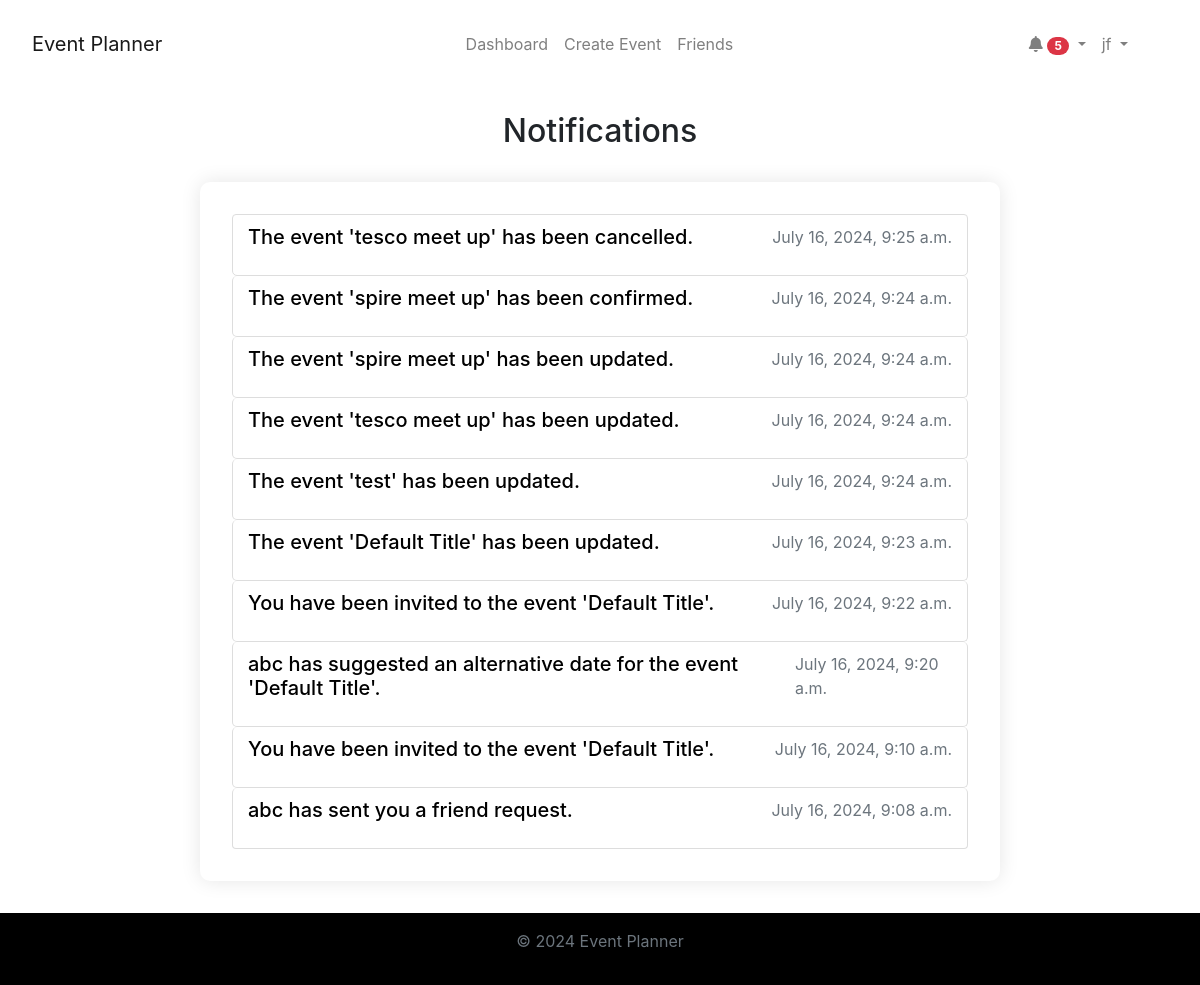
Before: /notifications/ (signed in) with the older database file.
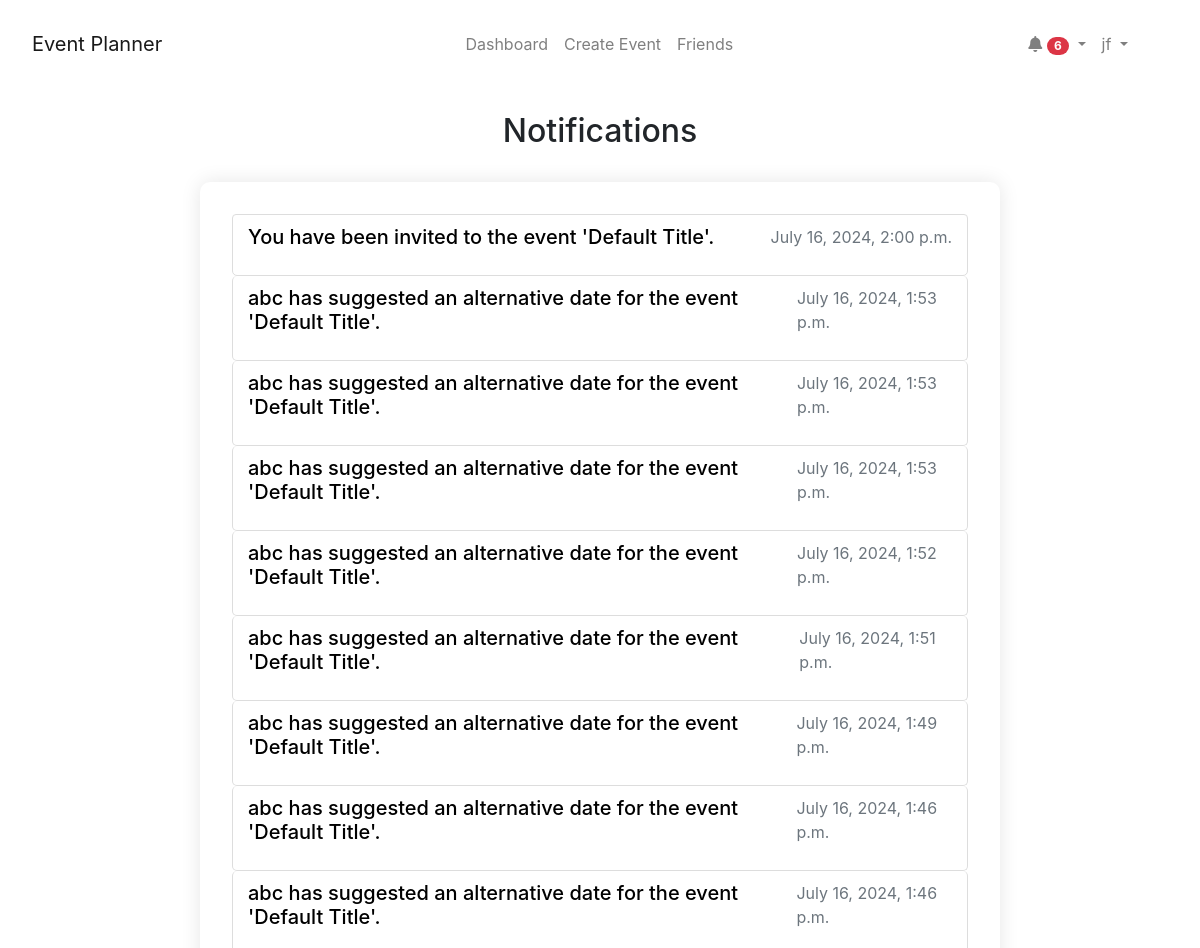
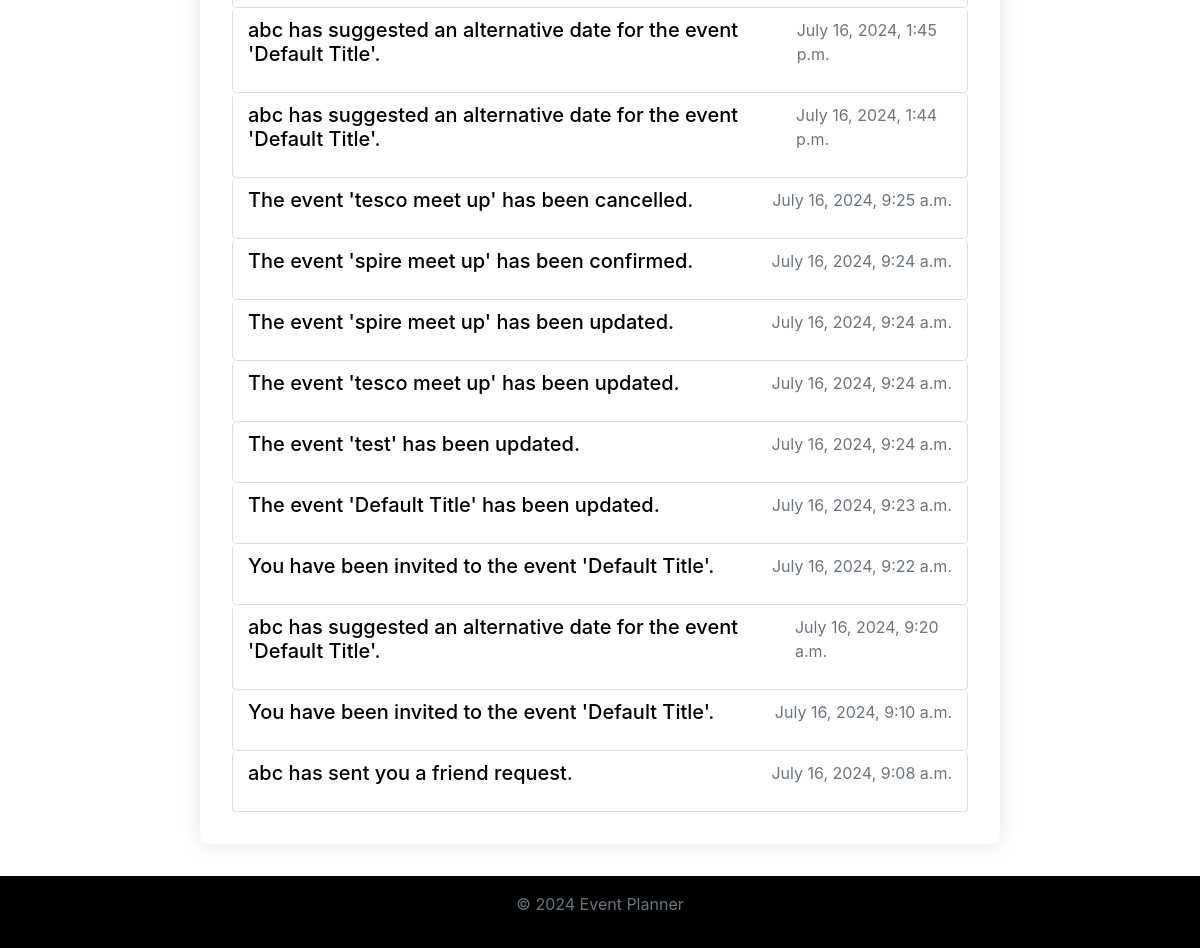
After: the same page with the newer database file (2 pictures, top to bottom).
### notifications/models.py (models this page shows, shortened)
class Notification(models.Model):
    NOTIFICATION_TYPES = [
        ("event_created", "Event Created"),
        ("event_updated", "Event Updated"),
        ("event_cancelled", "Event Cancelled"),
        ("invitation_response", "Invitation Response"),
        ("suggested_alternate_date", "Suggested Alternate Date"),
        ("event_confirmed", "Event Confirmed"),
        ("friend_request_received", "Friend Request Received"),
    ]
    user = models.ForeignKey(User, on_delete=models.CASCADE)
    event = models.ForeignKey(
        Event, on_delete=models.CASCADE, null=True, blank=True
    )
    type = models.CharField(max_length=50, choices=NOTIFICATION_TYPES)
    message = models.TextField()
    created_at = models.DateTimeField(auto_now_add=True)
    read = models.BooleanField(default=False)
    url = models.URLField(default="/")

### notifications/views.py (the view)
# urls.py: path("", views.notifications, name="notifications"),
@login_required
def notifications(request):
    notifications = Notification.objects.filter(user=request.user).order_by(
        "-created_at"
    )
    context = {"notifications": notifications}
    return render(request, "notifications/notifications.html", context)

### accounts/context_processors.py (called while the page is built)
def google_api_key(request):
    return {"GOOGLE_API_KEY": os.getenv("GOOGLE_API_KEY")}

### notifications/context_processors.py (called while the page is built)
def notifications(request):
    if request.user.is_authenticated:
        all_unread_notifications = Notification.objects.filter(
            user=request.user, read=False
        ).order_by("-created_at")
        unread_count = all_unread_notifications.count()
        recent_unread_notifications = all_unread_notifications[:8]
        return {
            "recent_unread_notifications": recent_unread_notifications,
            "unread_count": unread_count,
        }
    return {}

### templates/notifications/notifications.html (shortened to what this page needs)
{% extends 'base.html' %}
{% block content %}
<div class="container">
    <h2 class="text-center mt-4 mb-4">Notifications</h2>
    <div class="notifications-list">
        <ul class="list-group">
            {% for notification in notifications %}
                <li class="list-group-item">
                    {% if notification.type == 'friend_request_received' %}
                        <a href="{% url 'friends_page' %}" class="notification-link">
                            <h5 class="notification-title">{{ notification.message }}</h5>
                            <p class="notification-time text-muted">{{ notification.created_at|date:"F j, Y, g:i a" }}</p>
                        </a>
                    {% else %}
                        <a href="{% url 'mark_notification_read' notification.id %}" class="notification-link">
                            <h5 class="notification-title">{{ notification.message }}</h5>
                            <p class="notification-time text-muted">{{ notification.created_at|date:"F j, Y, g:i a" }}</p>
                        </a>
                    {% endif %}
                </li>
            {% endfor %}
        </ul>
    </div>
</div>
{% endblock %}

### templates/base.html (shortened to what this page needs)
<!DOCTYPE html>
<html lang="en">
<head>
    {% load static %}
    <link rel="stylesheet" href="{% static 'css/styles.css' %}">
    <link rel="stylesheet" href="https://stackpath.bootstrapcdn.com/bootstrap/4.5.2/css/bootstrap.min.css">
    <link rel="stylesheet" href="https://cdnjs.cloudflare.com/ajax/libs/font-awesome/5.15.4/css/all.min.css">
    <link rel="stylesheet" href="https://cdnjs.cloudflare.com/ajax/libs/fullcalendar/3.10.2/fullcalendar.min.css" />
</head>
<body class="c-app">
    <header class="c-header c-header-light c-header-fixed">
        <nav class="navbar navbar-expand-lg navbar-light">
            <a class="navbar-brand" href="{% url 'home' %}">Event Planner</a>
            <div class="collapse navbar-collapse" id="navbarSupportedContent">
                <ul class="navbar-nav ml-auto">
                    {% if user.is_authenticated %}
                        <li class="nav-item {% if request.resolver_match.url_name == 'dashboard' %}active{% endif %}">
                            <a class="nav-link" href="{% url 'dashboard' %}">Dashboard</a>
                        </li>
                        <li class="nav-item {% if request.resolver_match.url_name == 'create_event' %}active{% endif %}">
                            <a class="nav-link" href="{% url 'create_event' %}">Create Event</a>
                        </li>
                        <li class="nav-item {% if request.resolver_match.url_name == 'friends_page' %}active{% endif %}">
                            <a class="nav-link" href="{% url 'friends_page' %}">Friends</a>
                        </li>
                    {% endif %}
                </ul>
                {% if user.is_authenticated %}
                    <ul class="navbar-nav ml-auto">
                        <li class="nav-item dropdown">
                            <a class="nav-link dropdown-toggle" href="#" id="navbarDropdown" role="button" data-toggle="dropdown"
                                aria-haspopup="true" aria-expanded="false">
                                <i class="fas fa-bell"></i>
                                {% if unread_count > 0 %}
                                    <span class="badge badge-pill badge-danger">{{ unread_count }}</span>
                                {% endif %}
                            </a>
                        </li>
                        <li class="nav-item dropdown">
                            <div class="dropdown">
                                <a class="nav-link dropdown-toggle" href="#" id="profileLink" role="button" data-toggle="dropdown" aria-haspopup="true" aria-expanded="false">
                                    {{ user.username }}
                                </a>
                            </div>
                        </li>
                    </ul>
                {% endif %}
            </div>
        </nav>
    </header>
    <main class="c-main">
        <div class="container-fluid">
            <div class="fade-in">
                {% block content %}{% endblock %}
            </div>
        </div>
    </main>
    <footer class="footer mt-auto py-3">
        <div class="container text-center">
            <p class="text-muted">&copy; 2024 Event Planner</p>
        </div>
    </footer>
</body>
</html>

### static/css/styles.css (style rules this page uses)
* { box-sizing: border-box; }
body { margin: 0; padding: 0; font-family: Arial, sans-serif; background-color: #676767; display: flex; flex-direction: column; min-height: 100vh; }
header, #calendar { background-color: #fff; }
header { padding: 1rem; color: #fff; }
.navbar, .notification-dropdown .notification-item { display: flex; justify-content: space-between; align-items: center; }
footer { text-align: center; padding: 1rem; background-color: #000; position: relative; bottom: 0; width: 100%; color: #fff; }
.notifications-list { background-color: #fff; padding: 2rem; border-radius: 10px; box-shadow: 0 0 20px rgba(0, 0, 0, .1); width: 80%; max-width: 800px; margin: 2rem auto; color: #333; }
.notifications-list ul { list-style-type: none; padding: 0; }
.notifications-list ul li { padding: 10px 15px; border: 1px solid #ddd; border-radius: 5px; transition: background-color .3s; }
.notifications-list ul li .notification-link { text-decoration: none; color: #000; display: flex; justify-content: space-between; }
#profileLink, .profile-dropdown { margin-right: 2rem; }

Changed rows visible on the page:
added Notification: message "You have been invited to the event 'Default Title'.", created_at "July 16, 2024, 2:00 p.m."
added Notification: message "abc has suggested an alternative date for the event 'Default Title'.", created_at "July 16, 2024, 1:53 p.m."
added Notification: message "abc has suggested an alternative date for the event 'Default Title'.", created_at "July 16, 2024, 1:53 p.m."
added Notification: message "abc has suggested an alternative date for the event 'Default Title'.", created_at "July 16, 2024, 1:53 p.m."
added Notification: message "abc has suggested an alternative date for the event 'Default Title'.", created_at "July 16, 2024, 1:52 p.m."
added Notification: message "abc has suggested an alternative date for the event 'Default Title'.", created_at "July 16, 2024, 1:51 p.m."
added Notification: message "abc has suggested an alternative date for the event 'Default Title'.", created_at "July 16, 2024, 1:49 p.m."
added Notification: message "abc has suggested an alternative date for the event 'Default Title'.", created_at "July 16, 2024, 1:46 p.m."
added Notification: message "abc has suggested an alternative date for the event 'Default Title'.", created_at "July 16, 2024, 1:46 p.m."
added Notification: message "abc has suggested an alternative date for the event 'Default Title'.", created_at "July 16, 2024, 1:45 p.m."
added Notification: message "abc has suggested an alternative date for the event 'Default Title'.", created_at "July 16, 2024, 1:44 p.m."
Other visible differences:
{{ unread_count }}: "5" → "6"
